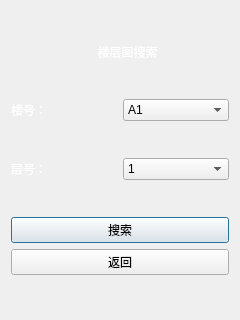
<?xml version="1.0" encoding="UTF-8"?>
<ui version="4.0">
 <class>sur</class>
 <widget class="QDialog" name="sur">
  <property name="geometry">
   <rect>
    <x>0</x>
    <y>0</y>
    <width>240</width>
    <height>320</height>
   </rect>
  </property>
  <property name="windowTitle">
   <string>Dialog</string>
  </property>
  <layout class="QVBoxLayout" name="verticalLayout_2">
   <item>
    <widget class="QLabel" name="label">
     <property name="minimumSize">
      <size>
       <width>0</width>
       <height>10</height>
      </size>
     </property>
     <property name="maximumSize">
      <size>
       <width>16777215</width>
       <height>20</height>
      </size>
     </property>
     <property name="styleSheet">
      <string notr="true">color:rgb(255, 255, 255)</string>
     </property>
     <property name="text">
      <string>                          楼层图搜索</string>
     </property>
    </widget>
   </item>
   <item>
    <layout class="QHBoxLayout" name="horizontalLayout">
     <item>
      <widget class="QLabel" name="label_2">
       <property name="styleSheet">
        <string notr="true">color:rgb(255, 255, 255)</string>
       </property>
       <property name="text">
        <string>楼号：</string>
       </property>
      </widget>
     </item>
     <item>
      <widget class="QComboBox" name="floorComboBox">
       <item>
        <property name="text">
         <string>A1</string>
        </property>
       </item>
       <item>
        <property name="text">
         <string>A2</string>
        </property>
       </item>
       <item>
        <property name="text">
         <string>A3</string>
        </property>
       </item>
       <item>
        <property name="text">
         <string>B1</string>
        </property>
       </item>
       <item>
        <property name="text">
         <string>B2</string>
        </property>
       </item>
       <item>
        <property name="text">
         <string>B3</string>
        </property>
       </item>
      </widget>
     </item>
    </layout>
   </item>
   <item>
    <layout class="QHBoxLayout" name="horizontalLayout_2">
     <item>
      <widget class="QLabel" name="label_3">
       <property name="styleSheet">
        <string notr="true">color:rgb(255, 255, 255)</string>
       </property>
       <property name="text">
        <string>层号：</string>
       </property>
      </widget>
     </item>
     <item>
      <widget class="QComboBox" name="roomComboBox">
       <item>
        <property name="text">
         <string>1</string>
        </property>
       </item>
       <item>
        <property name="text">
         <string>2</string>
        </property>
       </item>
       <item>
        <property name="text">
         <string>3</string>
        </property>
       </item>
       <item>
        <property name="text">
         <string>4</string>
        </property>
       </item>
       <item>
        <property name="text">
         <string>5</string>
        </property>
       </item>
       <item>
        <property name="text">
         <string>6</string>
        </property>
       </item>
      </widget>
     </item>
    </layout>
   </item>
   <item>
    <layout class="QVBoxLayout" name="verticalLayout">
     <item>
      <widget class="QPushButton" name="searchButton">
       <property name="text">
        <string>搜索</string>
       </property>
      </widget>
     </item>
     <item>
      <widget class="QPushButton" name="pushButton_2">
       <property name="text">
        <string>返回</string>
       </property>
      </widget>
     </item>
    </layout>
   </item>
  </layout>
 </widget>
 <resources/>
 <connections/>
</ui>
